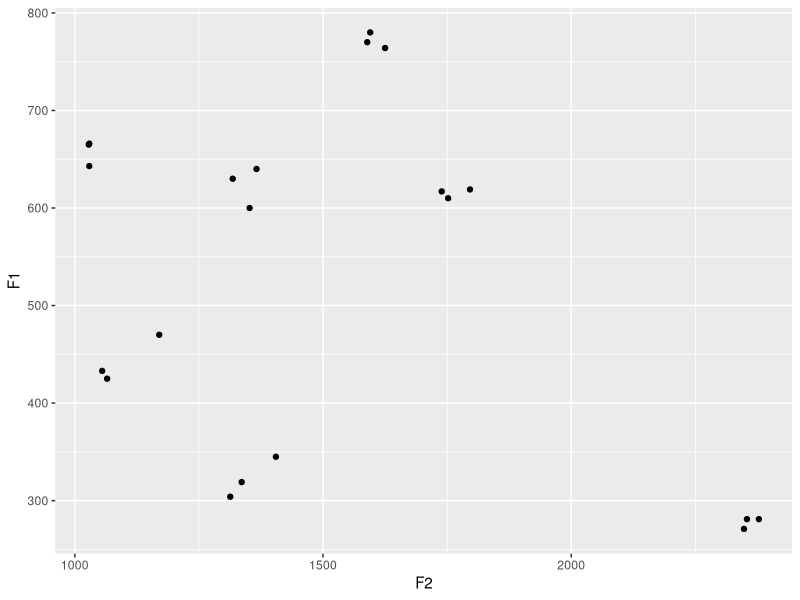

The R source for this figure:
## ---- chunk 1
knitr::opts_chunk$set(echo = TRUE)
knitr::opts_chunk$set(dev = "png",
                      dpi = 600,
                      echo = FALSE,
                      cache = FALSE)
options(repos = list(CRAN="http://cran.rstudio.com/"))
install.packages('tidyverse') 
library(tidyverse)
## ---- chunk 2
hvd <- read_csv('hvd_data.csv')
hvd
## ---- chunk 3
ggplot(hvd, aes(x=F2, y=F1)) + geom_point()
